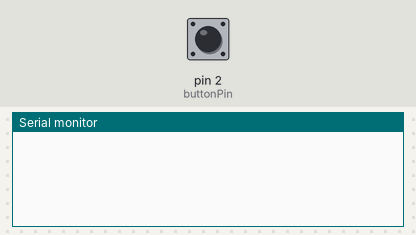
The sketch below on a simulated Arduino Uno, built with avr-gcc and run on an emulated ATmega328P. Parts: the last lines printed to the serial monitor. The test bench sets the inputs (shaded band); at power-on: pin 2 (buttonPin) LOW.

Above: at 1.2 s.
1.3 s: pin 2 (buttonPin) pulled HIGH for 0.15 s
At 2.3 s:
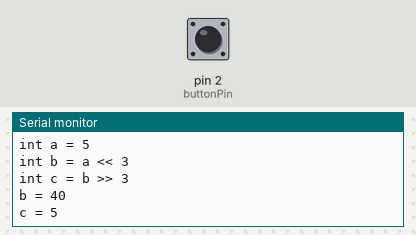
2.9 s: pin 2 (buttonPin) driven HIGH
At 4.0 s:
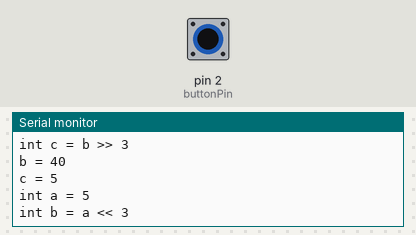

The sketch:

bit_math.ino
```cpp
// 1. AND
/*
const int buttonPin = 2;

byte a = 0b1100;
byte b = 0b1101;

void setup() {
  Serial.begin(9600);
  pinMode(buttonPin, INPUT);
}

void loop() {
  int reading = digitalRead(buttonPin);
  byte c = a & b;

  if (reading == HIGH) {
    Serial.println((String) "int c = a & b");
    Serial.println((String) "c = " + c);
  }
}
*/
// 2. OR
/*
const int buttonPin = 2;

int a = 92;
int b = 101;

void setup() {
  Serial.begin(9600);
  pinMode(buttonPin, INPUT);
}

void loop() {
  int reading = digitalRead(buttonPin);
  int c = a | b;

  if (reading == HIGH) {
    Serial.println((String) "int c = a | b");
    Serial.println((String) "c = " + c);
  }
}
*/
// 3. XOR
/*
const int buttonPin = 2;

int a = 12;
int b = 10;

void setup() {
  Serial.begin(9600);
  pinMode(buttonPin, INPUT);
}

void loop() {
  int reading = digitalRead(buttonPin);
  int c = a ^ b;

  if (reading == HIGH) {
    Serial.println((String) "int c = a ^ b");
    Serial.println((String) "c = " + c);
  }
}
*/
// 4. NOT
/*
const int buttonPin = 2;

int a = 103;

void setup() {
  Serial.begin(9600);
  pinMode(buttonPin, INPUT);
}

void loop() {
  int reading = digitalRead(buttonPin);
  int b = ~a;

  if (reading == HIGH) {
    Serial.println((String) "int b = ~a");
    Serial.println((String) "b = " + b);
  }
}
*/
// 5. Shift

const int buttonPin = 2;

int a = 5;
int b = a << 3;
int c = b >> 3;

void setup() {
  Serial.begin(9600);
  pinMode(buttonPin, INPUT);
}

void loop() {
  int reading = digitalRead(buttonPin);

  if (reading == HIGH) {
    Serial.println("int a = 5");
    Serial.println("int b = a << 3");
    Serial.println("int c = b >> 3");
    Serial.println((String) "b = " + b);
    Serial.println((String) "c = " + c);
  }
}
```

Measured:
- after the input at 1.3 s, the serial monitor: prints a new line at once (image 1)
